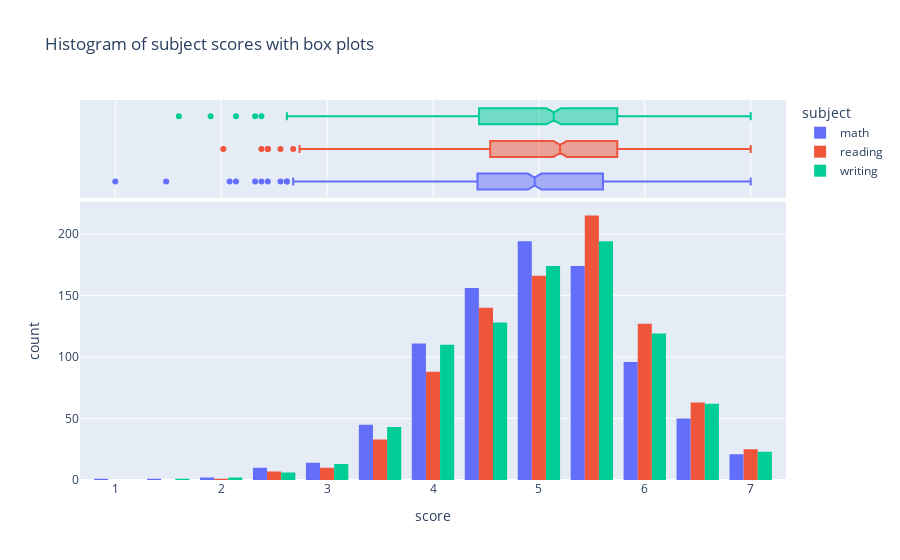

The notebook cell this image was saved under:
### Markdown cell above
**Histograma con Boxplots:**

### Code cell
# Define the score bins to be like spected result
score_bins = [0, 1, 2, 3, 4, 6, 7]  


# Create histograms using Plotly Express
fig_hist = px.histogram(df_melted, x='score', color='subject',
                        marginal='box',  # Add boxplots as marginal plots                      
                        nbins=len(score_bins)*2,  # Number of bins is one less than the boundaries
                        #range_x=[min(score_bins), max(score_bins)], # Set the x-axis range
                        title='Histogram of subject scores with box plots')

# Customize the legend title and labels
fig_hist.update_layout(
    xaxis_title='score', # grade or score, here we call this variable score to maintain consistency
    yaxis_title='count',
    legend_title_text='subject',
    barmode ='group' # In 'group' mode, bars are placed beside each other
)


fig_hist.show()

### Figure 1 — Plotly figure (JSON) as saved in the notebook; plotly's stock layout.template omitted (floating-point values rounded to 4 significant figures; data arrays with more than 128 entries replaced by an {"elided": "..."} marker saying what was removed)
{"data": [{"alignmentgroup": "True", "bingroup": "x", "hovertemplate": "subject=math<br>score=%{x}<br>count=%{y}<extra></extra>", "legendgroup": "math", "marker": {"color": "#636efa", "pattern": {"shape": ""}}, "name": "math", "nbinsx": 14, "offsetgroup": "math", "orientation": "v", "showlegend": true, "type": "histogram", "x": {"elided": "875 float values"}, "xaxis": "x", "yaxis": "y"}, {"alignmentgroup": "True", "hovertemplate": "subject=math<br>score=%{x}<extra></extra>", "legendgroup": "math", "marker": {"color": "#636efa"}, "name": "math", "notched": true, "offsetgroup": "math", "showlegend": false, "type": "box", "x": {"elided": "875 float values"}, "xaxis": "x2", "yaxis": "y2"}, {"alignmentgroup": "True", "bingroup": "x", "hovertemplate": "subject=reading<br>score=%{x}<br>count=%{y}<extra></extra>", "legendgroup": "reading", "marker": {"color": "#EF553B", "pattern": {"shape": ""}}, "name": "reading", "nbinsx": 14, "offsetgroup": "reading", "orientation": "v", "showlegend": true, "type": "histogram", "x": {"elided": "875 float values"}, "xaxis": "x", "yaxis": "y"}, {"alignmentgroup": "True", "hovertemplate": "subject=reading<br>score=%{x}<extra></extra>", "legendgroup": "reading", "marker": {"color": "#EF553B"}, "name": "reading", "notched": true, "offsetgroup": "reading", "showlegend": false, "type": "box", "x": {"elided": "875 float values"}, "xaxis": "x2", "yaxis": "y2"}, {"alignmentgroup": "True", "bingroup": "x", "hovertemplate": "subject=writing<br>score=%{x}<br>count=%{y}<extra></extra>", "legendgroup": "writing", "marker": {"color": "#00cc96", "pattern": {"shape": ""}}, "name": "writing", "nbinsx": 14, "offsetgroup": "writing", "orientation": "v", "showlegend": true, "type": "histogram", "x": {"elided": "875 float values"}, "xaxis": "x", "yaxis": "y"}, {"alignmentgroup": "True", "hovertemplate": "subject=writing<br>score=%{x}<extra></extra>", "legendgroup": "writing", "marker": {"color": "#00cc96"}, "name": "writing", "notched": true, "offsetgroup": "writing", "showlegend": false, "type": "box", "x": {"elided": "875 float values"}, "xaxis": "x2", "yaxis": "y2"}], "layout": {"barmode": "group", "legend": {"title": {"text": "subject"}, "tracegroupgap": 0}, "title": {"text": "Histogram of subject scores with box plots"}, "xaxis": {"anchor": "y", "domain": [0, 1], "title": {"text": "score"}}, "xaxis2": {"anchor": "y2", "domain": [0, 1], "matches": "x", "showgrid": true, "showticklabels": false}, "yaxis": {"anchor": "x", "domain": [0, 0.7326], "title": {"text": "count"}}, "yaxis2": {"anchor": "x2", "domain": [0.7426, 1], "matches": "y2", "showgrid": false, "showline": false, "showticklabels": false, "ticks": ""}}}
